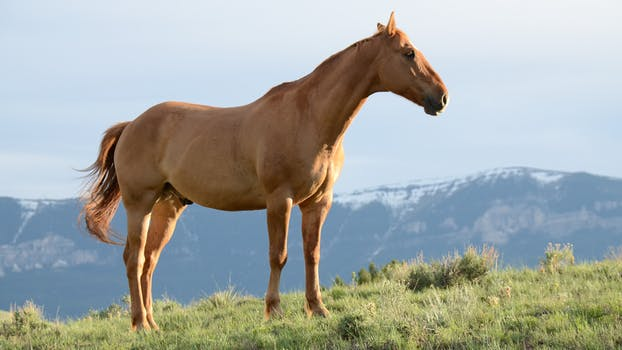
#> input picture scripts/test_pic.jpg, 622 x 350 px
$ python SIFT_from_scratch.py   (older library calls are emulated)
#> lines starting #> are read from the running program, lines starting #| are printed output that depends on the picture
# Code based on an outline in the paper:
# http://www.ipol.im/pub/art/2014/82/

from skimage.feature import peak_local_max
import cv2
import math
import numpy as np
import scipy
π = math.pi
from math import sin, cos
# utility functions


##### for debudgging
def test1(list_of_np_arrays):
    for i in list_of_np_arrays:
        print(i.shape)
def print_all(list1):
    for i in list1:
        print(i)

##### for utilities
#distance of 2 np arrays
def distance(x1, x2): return np.sum(np.sqrt((x1 - x2) * (x1 - x2)))
# allows for triple elmentwise comparison
def np_3and(x, y, z): np.logical_and(x, np.logical_and(y, z))
# gets a 3x3 slice of a 3d matrix at the given center.
def cube_slice(array,x,y,z): return array[x - 1:x + 2, y - 1:y + 2, z - 1:z + 2]

##### Parameters
σ_in = 0.5
σ_min = 0.8
delta_min=.5
n_spo = 3
n_oct = 5
λori = 1.5
λ_descr = 6
resolution = 0.05
nbins= 36
C_DoG = 0.015  # CDoG = 0.015 * (2**(1 / n_spo) - 1) / (2**(1 / 3) - 1) if n_spo != 3
C_edge=10
# The scale for each octive, o
def scale(o): return delta_min*2**(o)

##############################################################

def Compute_the_Gaussian_scale_space(img):
    img=img.astype(float)
    # u′ ← bilinear interpolation(uin, δmin)
    v00 = cv2.resize(img, (img.shape[1] * 2, img.shape[0] * 2), interpolation=cv2.INTER_CUBIC)
    v00 = cv2.GaussianBlur(v00, (5, 5), (σ_min**2-σ_in**2)**.5/delta_min)
    v_layer = [v00]
    for s in range(1, n_spo + 3):
        σ  = σ_min/delta_min*(2**(2*(s+1)/n_spo)-2**(2*s/n_spo))**.5
        bounds=int((σ*8//2)*2+3)
        v_layer += [cv2.GaussianBlur(v_layer[-1], (bounds, bounds), σ,σ) ]
    v_scale_space = [np.stack(v_layer).astype(float)]
    for o in range(1, n_oct+1):
        shapes=v_scale_space[-1][n_spo].shape
        v0 = cv2.resize(v_scale_space[-1][n_spo], (shapes[1] // 2, shapes[0] // 2),
                        interpolation=cv2.INTER_NEAREST)
        v_layer = [v0]
        for s in range(1, n_spo + 3):
            σ  = σ_min/delta_min*(2**(2*(s+1)/n_spo)-2**(2*s/n_spo))**.5
            bounds=int((σ*8//2)*2+3)
            v_layer += [cv2.GaussianBlur(v_layer[-1], (bounds, bounds), σ,σ) ]
        v_scale_space += [np.stack(v_layer).astype(float)]
    return v_scale_space

##############################################################

def Compute_the_Difference_of_Gaussians(v_scale_space):
    return [v_scale_space[o][1:n_spo + 3] - v_scale_space[o][0:n_spo + 2]
            for o in range(0, len(v_scale_space)-1)]

##############################################################

def Find_2d_maxs(i,DoG):
    #for use in Find_discrete_extrema
    maxs_2d=[]
    for s in range(1, len(DoG) - 1):
        local_maxs = peak_local_max(DoG[s], min_distance=2, indices=True)
        for imax in range(len(local_maxs)):
            x = local_maxs[imax][0]
            y = local_maxs[imax][1]
            if abs(DoG[s, x, y])>=C_DoG*.8: # remove low-contrast points
                if np.amax(cube_slice(DoG,s,x,y)) == DoG[s, x, y]:
                    maxs_2d += [(s, x, y)]
    return maxs_2d

def Find_discrete_extrema(w_DoG):
    CDoG = 0.015
    CDoG = [CDoG * (2**(1 / i) - 1) / (2**(1 / 3) - 1)
            for i in range(1, n_oct + 1)]
    extrema = []
    for i, DoG in enumerate(w_DoG):
        extrema+=[(i,Find_2d_maxs(i, DoG)+Find_2d_maxs(i,-DoG))]
    print("number of extrema=", str(sum([len(x[1]) for x in extrema])))
    return extrema


##############################################################

def quadratic_interp(w,o,s,m,n):
    #### for use in Refine_candidate_keypoints_location_with_sub_pixel_precision
    ###
    # note that for α in αs where :
    #     αs = [(i,j,k) for i in [-1/2,1/2] for j in [-1/2,1/2] for k in [-1/2,1/2]]
    # the quadratic fit is given by:
    #     ω(α)= w + np.matmul(α.T, g)+1/2*np.matmul(α.T, np.matmul(H, α))

    # Define G
    g=np.array([(w[s+1,m,n]-w[s-1,m,n])/2,
                (w[s,m+1,n]-w[s,m-1,n])/2,
                (w[s,m,n+1]-w[s,m,n-1])/2])

    # define H, the Hessian matrix
    mid=w[s,m,n]
    h11=w[s+1,m,n]+w[s-1,m,n]-2*mid
    h22=w[s,m+1,n]+w[s,m-1,n]-2*mid
    h33=w[s,m,n+1]+w[s,m,n-1]-2*mid
    h12=(w[s+1,m+1,n]+w[s-1,m-1,n]-w[s+1,m-1,n]-w[s-1,m+1,n])/4
    h13=(w[s+1,m,n+1]+w[s-1,m,n-1]-w[s+1,m,n-1]-w[s-1,m,n+1])/4
    h23=(w[s,m+1,n+1]+w[s,m-1,n-1]-w[s,m+1,n-1]-w[s,m-1,n+1])/4
    H=np.array([[h11,h12,h13],
                [h12,h22,h23],
                [h13,h23,h33]])

    # compute the location of the zero
    alpha_zero = -np.matmul(np.linalg.inv(H),g)

    ### Now, do some filtering while we have all this info computed
    # discard if alpha_zero is further than .5 from the origin
    if len(np.where(abs(alpha_zero)>0.6)[0]) != 0: return False

    #calculate ω and filter noise
    ω = mid + 1/2*np.matmul(g, alpha_zero)
    if abs(ω) < C_DoG: return False

    #filter out edges
    edgeness=(h22+h33)**2/(h22*h33-h23*h23)
    if edgeness > (C_edge+1)**2/C_edge: return False

    ### return kp details
    σ=scale(o)/delta_min*σ_min*2**((alpha_zero[0]+s)/n_spo)
    x, y = scale(o)*(alpha_zero[1]+m),scale(o)*(alpha_zero[2]+n)


def Refine_candidate_keypoints_location_with_sub_pixel_precision(w_DoG, extrema_of_DoG):
# most of the machinery is in the quadratic_interp funtion
    kps = []
    for o, extrema in extrema_of_DoG:
        w=w_DoG[o]
        for s, m, n in extrema:
            kp = quadratic_interp(w,o,s,m,n)
            if kp is not False: kps += [kp]
#     print("number of keypoints = ", len(kps))
    return kps

##############################################################
# not fully implemented.  too much seems reuable from keypoint extraction too use seperate functions,
# but the implementation has been sloppy
# [136 lines left out: functions Build_the_keypoints_descriptor, Find_Match, not called in this run]

## alt Find_Match function
# def Find_Match(descriptors1,descriptors2):
#     distances=np.array([[distance(d1, d2) for d2 in descriptors2] for d1 in descriptors1])
#     return distances

#########################################

if __name__ == '__main__':
    input_filename="test_pic.jpg"
    output_filename="sift_test1.jpg"
    ####### begining
    # read image **AS A FLOAT**
    img = cv2.imread(input_filename, cv2.IMREAD_GRAYSCALE).astype(float)
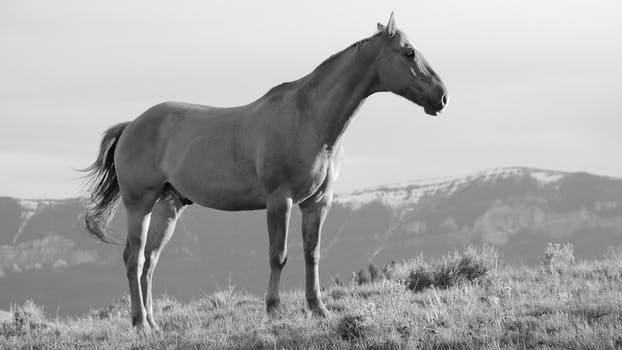
#> img: shape (350, 622) float64; min 0, max 255, mean 165.4
    # compute Guassian scale space
    v_scale_space = Compute_the_Gaussian_scale_space(img)
#> after the loop in Compute_the_Gaussian_scale_space, `for s in range(1, n_spo + 3):`: v_layer = 6 items
#> the loop in Compute_the_Gaussian_scale_space, `for o in range(1, n_oct+1):` made 5 passes
#> pass 1, in Compute_the_Gaussian_scale_space, `v0 = cv2.resize(v_scale_space[-1][n_spo], (shapes[1] // 2, shapes[0] /..`:
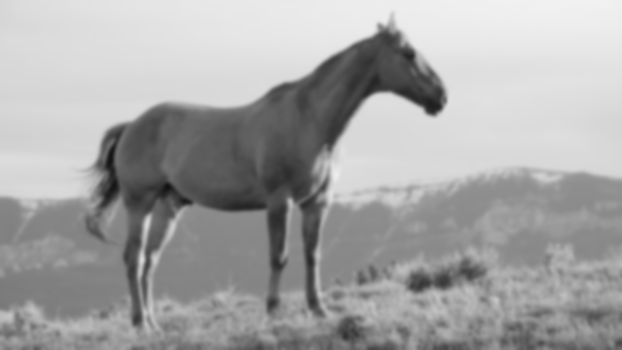
#> v0: shape (350, 622) float64; min 17.33, max 241.3, mean 165.5
#> pass 2, in Compute_the_Gaussian_scale_space, `v0 = cv2.resize(v_scale_space[-1][n_spo], (shapes[1] // 2, shapes[0] /..`:
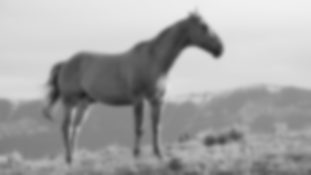
#> v0: shape (175, 311) float64; min 36.95, max 241, mean 165.7
#> pass 3, in Compute_the_Gaussian_scale_space, `v0 = cv2.resize(v_scale_space[-1][n_spo], (shapes[1] // 2, shapes[0] /..`:
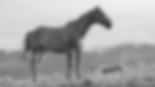
#> v0: shape (87, 155) float64; min 57.56, max 240.6, mean 166.2
#> v_scale_space = 6 items
    # use scale space to approximate the DoG
    w_DoG = Compute_the_Difference_of_Gaussians(v_scale_space)
#> w_DoG = 5 items
    # use the DoG to compute extreema
    extrema = Find_discrete_extrema(w_DoG)
#> the loop in Find_discrete_extrema, `for i, DoG in enumerate(w_DoG):` made 5 passes
#| number of extrema= 1193
#> extrema = 5 items
    # compute sub-pixel location of extreema.
    keypoints = Refine_candidate_keypoints_location_with_sub_pixel_precision(w_DoG, extrema)
#> the loop in Refine_candidate_keypoints_location_with_sub_pixel_precision, `for o, extrema in extrema_of_DoG:` made 5 passes
    #### old_function, combined with descriptor constructor
    ### keypoints = Assign_a_reference_orientation_to_each_keypoint(v_scale_space, keypoints)
    # compute keypoints and descriptors simultaiously.
#> (the run stopped early here; a loop or call above may not have finished)

$ run again, with scripts/test_pic2.jpg copied over scripts/test_pic.jpg
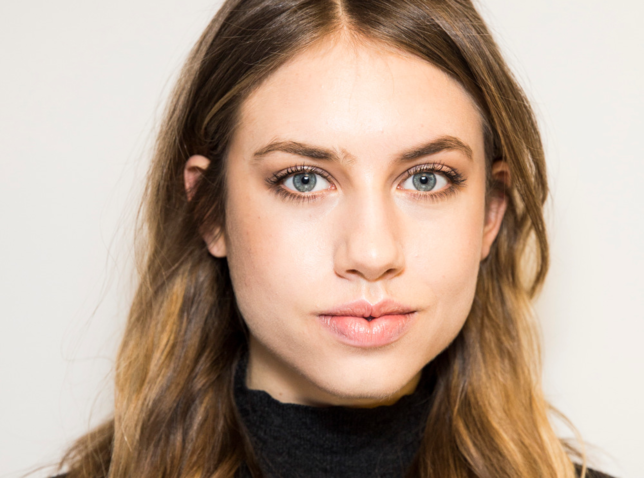
#> input picture scripts/test_pic2.jpg, 644 x 478 px
#> `img = cv2.imread(input_filename, cv2.IMREAD_GRAYSCALE).astype(float)`:
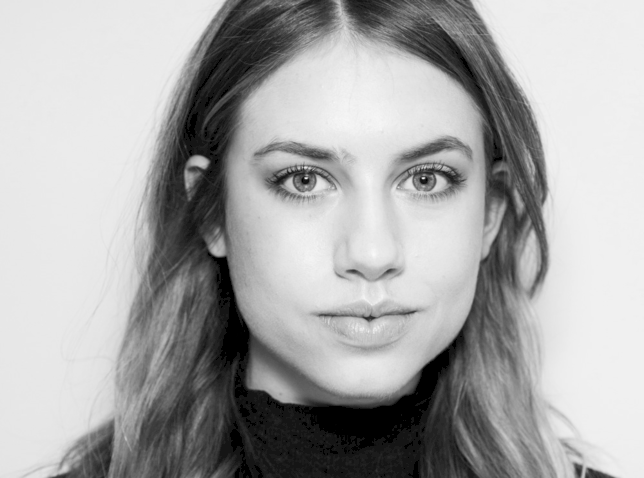
#> img: shape (478, 644) float64; min 0, max 249, mean 169.1
#> after the loop in Compute_the_Gaussian_scale_space, `for s in range(1, n_spo + 3):`: v_layer = 6 items
#> the loop in Compute_the_Gaussian_scale_space, `for o in range(1, n_oct+1):` made 5 passes
#> pass 3, in Compute_the_Gaussian_scale_space, `v0 = cv2.resize(v_scale_space[-1][n_spo], (shapes[1] // 2, shapes[0] /..`:
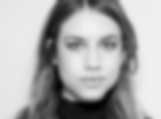
#> v0: shape (119, 161) float64; min 1.4, max 241.4, mean 169.7
#> w_DoG = 5 items
#> the loop in Find_discrete_extrema, `for i, DoG in enumerate(w_DoG):` made 5 passes
#| number of extrema= 1752
#> the loop in Refine_candidate_keypoints_location_with_sub_pixel_precision, `for o, extrema in extrema_of_DoG:` made 5 passes
